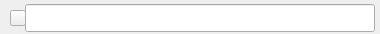
<?xml version="1.0" encoding="UTF-8"?>
<ui version="4.0">
 <class>QG_MouseWidget</class>
 <widget class="QWidget" name="QG_MouseWidget">
  <property name="geometry">
   <rect>
    <x>0</x>
    <y>0</y>
    <width>380</width>
    <height>34</height>
   </rect>
  </property>
  <property name="sizePolicy">
   <sizepolicy hsizetype="Preferred" vsizetype="Fixed">
    <horstretch>0</horstretch>
    <verstretch>0</verstretch>
   </sizepolicy>
  </property>
  <property name="minimumSize">
   <size>
    <width>300</width>
    <height>28</height>
   </size>
  </property>
  <property name="maximumSize">
   <size>
    <width>500</width>
    <height>50</height>
   </size>
  </property>
  <property name="windowTitle">
   <string>Mouse</string>
  </property>
  <widget class="QLabel" name="lMousePixmap">
   <property name="enabled">
    <bool>true</bool>
   </property>
   <property name="geometry">
    <rect>
     <x>0</x>
     <y>17</y>
     <width>16</width>
     <height>16</height>
    </rect>
   </property>
   <property name="sizePolicy">
    <sizepolicy hsizetype="Fixed" vsizetype="Fixed">
     <horstretch>0</horstretch>
     <verstretch>0</verstretch>
    </sizepolicy>
   </property>
   <property name="toolTip">
    <string>&lt;!DOCTYPE HTML PUBLIC &quot;-//W3C//DTD HTML 4.0//EN&quot; &quot;http://www.w3.org/TR/REC-html40/strict.dtd&quot;&gt;
&lt;html&gt;&lt;head&gt;&lt;meta name=&quot;qrichtext&quot; content=&quot;1&quot; /&gt;&lt;style type=&quot;text/css&quot;&gt;
p, li { white-space: pre-wrap; }
&lt;/style&gt;&lt;/head&gt;&lt;body style=&quot; font-family:'Ubuntu'; font-size:11pt; font-weight:400; font-style:normal;&quot;&gt;
&lt;p style=&quot; margin-top:0px; margin-bottom:0px; margin-left:0px; margin-right:0px; -qt-block-indent:0; text-indent:0px;&quot;&gt;&lt;span style=&quot; font-family:'Helvetica'; font-size:9pt;&quot;&gt;Hint about left/right mouse button actions&lt;/span&gt;&lt;/p&gt;&lt;/body&gt;&lt;/html&gt;</string>
   </property>
   <property name="text">
    <string/>
   </property>
  </widget>
  <widget class="QLineEdit" name="lineEdit">
   <property name="geometry">
    <rect>
     <x>25</x>
     <y>4</y>
     <width>350</width>
     <height>28</height>
    </rect>
   </property>
  </widget>
  <widget class="QPushButton" name="pushButton">
   <property name="geometry">
    <rect>
     <x>10</x>
     <y>10</y>
     <width>16</width>
     <height>16</height>
    </rect>
   </property>
   <property name="text">
    <string/>
   </property>
  </widget>
 </widget>
 <layoutdefault spacing="6" margin="11"/>
 <resources/>
 <connections/>
</ui>
